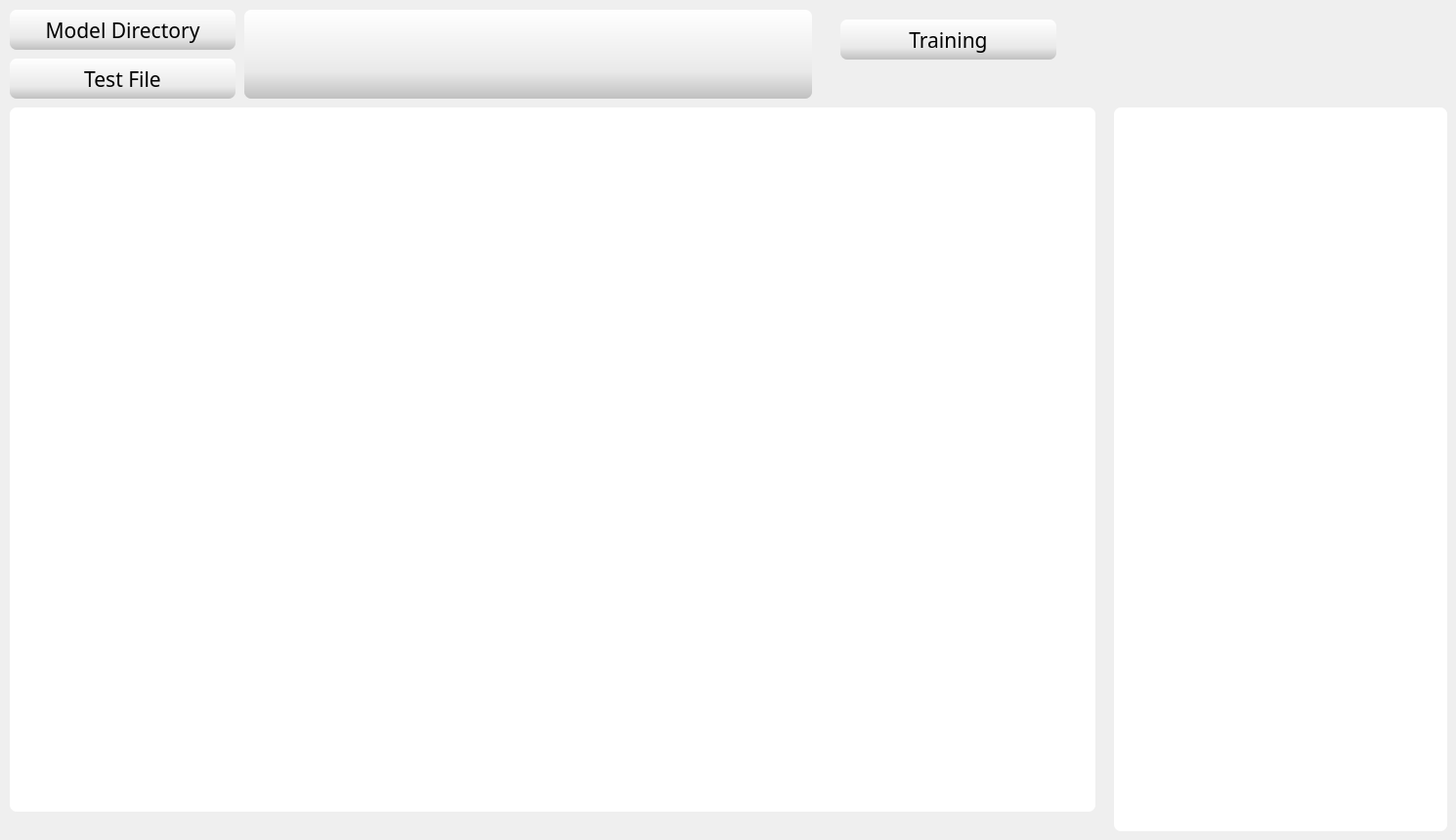
  <widget class="QWidget" name="tab_2">
   <attribute name="title">
    <string>추론</string>
   </attribute>
   <widget class="QToolButton" name="training">
    <property name="geometry">
     <rect>
      <x>860</x>
      <y>20</y>
      <width>221</width>
      <height>41</height>
     </rect>
    </property>
    <property name="font">
     <font>
      <family>Impact</family>
      <pointsize>16</pointsize>
      <weight>50</weight>
      <bold>false</bold>
     </font>
    </property>
    <property name="styleSheet">
     <string notr="true">border-radius:7px; background-color:qlineargradient(spread:pad, x1:1, y1:1, x2:1, y2:0, stop:0 rgba(192, 192, 192, 255), stop:0.301136 rgba(233, 233, 233, 255), stop:1 rgba(255, 255, 255, 255))</string>
    </property>
    <property name="text">
     <string>Training</string>
    </property>
   </widget>
   <widget class="QToolButton" name="test_directory">
    <property name="geometry">
     <rect>
      <x>10</x>
      <y>60</y>
      <width>231</width>
      <height>41</height>
     </rect>
    </property>
    <property name="palette">
     <palette>
      <active>
       <colorrole role="Button">
        <brush brushstyle="LinearGradientPattern">
         <gradient startx="1.000000000000000" starty="1.000000000000000" endx="1.000000000000000" endy="0.000000000000000" type="LinearGradient" spread="PadSpread" coordinatemode="ObjectBoundingMode">
          <gradientstop position="0.000000000000000">
           <color alpha="255">
            <red>192</red>
            <green>192</green>
            <blue>192</blue>
           </color>
          </gradientstop>
          <gradientstop position="0.301136000000000">
           <color alpha="255">
            <red>233</red>
            <green>233</green>
            <blue>233</blue>
           </color>
          </gradientstop>
          <gradientstop position="1.000000000000000">
           <color alpha="255">
            <red>255</red>
            <green>255</green>
            <blue>255</blue>
           </color>
          </gradientstop>
         </gradient>
        </brush>
       </colorrole>
       <colorrole role="Base">
        <brush brushstyle="LinearGradientPattern">
         <gradient startx="1.000000000000000" starty="1.000000000000000" endx="1.000000000000000" endy="0.000000000000000" type="LinearGradient" spread="PadSpread" coordinatemode="ObjectBoundingMode">
          <gradientstop position="0.000000000000000">
           <color alpha="255">
            <red>192</red>
            <green>192</green>
            <blue>192</blue>
           </color>
          </gradientstop>
          <gradientstop position="0.301136000000000">
           <color alpha="255">
            <red>233</red>
            <green>233</green>
            <blue>233</blue>
           </color>
          </gradientstop>
          <gradientstop position="1.000000000000000">
           <color alpha="255">
            <red>255</red>
            <green>255</green>
            <blue>255</blue>
           </color>
          </gradientstop>
         </gradient>
        </brush>
       </colorrole>
       <colorrole role="Window">
        <brush brushstyle="LinearGradientPattern">
         <gradient startx="1.000000000000000" starty="1.000000000000000" endx="1.000000000000000" endy="0.000000000000000" type="LinearGradient" spread="PadSpread" coordinatemode="ObjectBoundingMode">
          <gradientstop position="0.000000000000000">
           <color alpha="255">
            <red>192</red>
            <green>192</green>
            <blue>192</blue>
           </color>
          </gradientstop>
          <gradientstop position="0.301136000000000">
           <color alpha="255">
            <red>233</red>
            <green>233</green>
            <blue>233</blue>
           </color>
          </gradientstop>
          <gradientstop position="1.000000000000000">
           <color alpha="255">
            <red>255</red>
            <green>255</green>
            <blue>255</blue>
           </color>
          </gradientstop>
         </gradient>
        </brush>
       </colorrole>
      </active>
      <inactive>
       <colorrole role="Button">
        <brush brushstyle="LinearGradientPattern">
         <gradient startx="1.000000000000000" starty="1.000000000000000" endx="1.000000000000000" endy="0.000000000000000" type="LinearGradient" spread="PadSpread" coordinatemode="ObjectBoundingMode">
          <gradientstop position="0.000000000000000">
           <color alpha="255">
            <red>192</red>
            <green>192</green>
            <blue>192</blue>
           </color>
          </gradientstop>
          <gradientstop position="0.301136000000000">
           <color alpha="255">
            <red>233</red>
            <green>233</green>
            <blue>233</blue>
           </color>
          </gradientstop>
          <gradientstop position="1.000000000000000">
           <color alpha="255">
            <red>255</red>
            <green>255</green>
            <blue>255</blue>
           </color>
          </gradientstop>
         </gradient>
        </brush>
       </colorrole>
       <colorrole role="Base">
        <brush brushstyle="LinearGradientPattern">
         <gradient startx="1.000000000000000" starty="1.000000000000000" endx="1.000000000000000" endy="0.000000000000000" type="LinearGradient" spread="PadSpread" coordinatemode="ObjectBoundingMode">
          <gradientstop position="0.000000000000000">
           <color alpha="255">
            <red>192</red>
            <green>192</green>
            <blue>192</blue>
           </color>
          </gradientstop>
          <gradientstop position="0.301136000000000">
           <color alpha="255">
            <red>233</red>
            <green>233</green>
            <blue>233</blue>
           </color>
          </gradientstop>
          <gradientstop position="1.000000000000000">
           <color alpha="255">
            <red>255</red>
            <green>255</green>
            <blue>255</blue>
           </color>
          </gradientstop>
         </gradient>
        </brush>
       </colorrole>
       <colorrole role="Window">
        <brush brushstyle="LinearGradientPattern">
         <gradient startx="1.000000000000000" starty="1.000000000000000" endx="1.000000000000000" endy="0.000000000000000" type="LinearGradient" spread="PadSpread" coordinatemode="ObjectBoundingMode">
          <gradientstop position="0.000000000000000">
           <color alpha="255">
            <red>192</red>
            <green>192</green>
            <blue>192</blue>
           </color>
          </gradientstop>
          <gradientstop position="0.301136000000000">
           <color alpha="255">
            <red>233</red>
            <green>233</green>
            <blue>233</blue>
           </color>
          </gradientstop>
          <gradientstop position="1.000000000000000">
           <color alpha="255">
            <red>255</red>
            <green>255</green>
            <blue>255</blue>
           </color>
          </gradientstop>
         </gradient>
        </brush>
       </colorrole>
      </inactive>
      <disabled>
       <colorrole role="Button">
        <brush brushstyle="LinearGradientPattern">
         <gradient startx="1.000000000000000" starty="1.000000000000000" endx="1.000000000000000" endy="0.000000000000000" type="LinearGradient" spread="PadSpread" coordinatemode="ObjectBoundingMode">
          <gradientstop position="0.000000000000000">
           <color alpha="255">
            <red>192</red>
            <green>192</green>
            <blue>192</blue>
           </color>
          </gradientstop>
          <gradientstop position="0.301136000000000">
           <color alpha="255">
            <red>233</red>
            <green>233</green>
            <blue>233</blue>
           </color>
          </gradientstop>
          <gradientstop position="1.000000000000000">
           <color alpha="255">
            <red>255</red>
            <green>255</green>
            <blue>255</blue>
           </color>
          </gradientstop>
         </gradient>
        </brush>
       </colorrole>
       <colorrole role="Base">
        <brush brushstyle="LinearGradientPattern">
         <gradient startx="1.000000000000000" starty="1.000000000000000" endx="1.000000000000000" endy="0.000000000000000" type="LinearGradient" spread="PadSpread" coordinatemode="ObjectBoundingMode">
          <gradientstop position="0.000000000000000">
           <color alpha="255">
            <red>192</red>
            <green>192</green>
            <blue>192</blue>
           </color>
          </gradientstop>
          <gradientstop position="0.301136000000000">
           <color alpha="255">
            <red>233</red>
            <green>233</green>
            <blue>233</blue>
           </color>
          </gradientstop>
          <gradientstop position="1.000000000000000">
           <color alpha="255">
            <red>255</red>
            <green>255</green>
            <blue>255</blue>
           </color>
          </gradientstop>
         </gradient>
        </brush>
       </colorrole>
       <colorrole role="Window">
        <brush brushstyle="LinearGradientPattern">
         <gradient startx="1.000000000000000" starty="1.000000000000000" endx="1.000000000000000" endy="0.000000000000000" type="LinearGradient" spread="PadSpread" coordinatemode="ObjectBoundingMode">
          <gradientstop position="0.000000000000000">
           <color alpha="255">
            <red>192</red>
            <green>192</green>
            <blue>192</blue>
           </color>
          </gradientstop>
          <gradientstop position="0.301136000000000">
           <color alpha="255">
            <red>233</red>
            <green>233</green>
            <blue>233</blue>
           </color>
          </gradientstop>
          <gradientstop position="1.000000000000000">
           <color alpha="255">
            <red>255</red>
            <green>255</green>
            <blue>255</blue>
           </color>
          </gradientstop>
         </gradient>
        </brush>
       </colorrole>
      </disabled>
     </palette>
    </property>
    <property name="font">
     <font>
      <family>Impact</family>
      <pointsize>16</pointsize>
      <weight>50</weight>
      <italic>false</italic>
      <bold>false</bold>
      <underline>false</underline>
     </font>
    </property>
    <property name="styleSheet">
     <string notr="true">border-radius:7px; background-color:qlineargradient(spread:pad, x1:1, y1:1, x2:1, y2:0, stop:0 rgba(192, 192, 192, 255), stop:0.301136 rgba(233, 233, 233, 255), stop:1 rgba(255, 255, 255, 255))</string>
    </property>
    <property name="text">
     <string>Test File</string>
    </property>
    <property name="toolButtonStyle">
     <enum>Qt::ToolButtonIconOnly</enum>
    </property>
   </widget>
   <widget class="QLabel" name="file_dirShow2">
    <property name="geometry">
     <rect>
      <x>250</x>
      <y>10</y>
      <width>581</width>
      <height>91</height>
     </rect>
    </property>
    <property name="font">
     <font>
      <family>Arial Black</family>
      <pointsize>10</pointsize>
      <weight>75</weight>
      <bold>true</bold>
     </font>
    </property>
    <property name="autoFillBackground">
     <bool>false</bool>
    </property>
    <property name="styleSheet">
     <string notr="true">border-radius:7px; background-color:qlineargradient(spread:pad, x1:1, y1:1, x2:1, y2:0, stop:0 rgba(192, 192, 192, 255), stop:0.301136 rgba(233, 233, 233, 255), stop:1 rgba(255, 255, 255, 255))</string>
    </property>
    <property name="text">
     <string/>
    </property>
    <property name="alignment">
     <set>Qt::AlignCenter</set>
    </property>
    <property name="margin">
     <number>0</number>
    </property>
   </widget>
   <widget class="QWidget" name="train_image" native="true">
    <property name="geometry">
     <rect>
      <x>10</x>
      <y>110</y>
      <width>1111</width>
      <height>721</height>
     </rect>
    </property>
    <property name="styleSheet">
     <string notr="true">border-radius:7px; background-color:white;</string>
    </property>
   </widget>
   <widget class="QToolButton" name="model_directory">
    <property name="geometry">
     <rect>
      <x>10</x>
      <y>10</y>
      <width>231</width>
      <height>41</height>
     </rect>
    </property>
    <property name="palette">
     <palette>
      <active>
       <colorrole role="Button">
        <brush brushstyle="LinearGradientPattern">
         <gradient startx="1.000000000000000" starty="1.000000000000000" endx="1.000000000000000" endy="0.000000000000000" type="LinearGradient" spread="PadSpread" coordinatemode="ObjectBoundingMode">
          <gradientstop position="0.000000000000000">
           <color alpha="255">
            <red>192</red>
            <green>192</green>
            <blue>192</blue>
           </color>
          </gradientstop>
          <gradientstop position="0.301136000000000">
           <color alpha="255">
            <red>233</red>
            <green>233</green>
            <blue>233</blue>
           </color>
          </gradientstop>
          <gradientstop position="1.000000000000000">
           <color alpha="255">
            <red>255</red>
            <green>255</green>
            <blue>255</blue>
           </color>
          </gradientstop>
         </gradient>
        </brush>
       </colorrole>
       <colorrole role="Base">
        <brush brushstyle="LinearGradientPattern">
         <gradient startx="1.000000000000000" starty="1.000000000000000" endx="1.000000000000000" endy="0.000000000000000" type="LinearGradient" spread="PadSpread" coordinatemode="ObjectBoundingMode">
          <gradientstop position="0.000000000000000">
           <color alpha="255">
            <red>192</red>
            <green>192</green>
            <blue>192</blue>
           </color>
          </gradientstop>
          <gradientstop position="0.301136000000000">
           <color alpha="255">
            <red>233</red>
            <green>233</green>
            <blue>233</blue>
           </color>
          </gradientstop>
          <gradientstop position="1.000000000000000">
           <color alpha="255">
            <red>255</red>
            <green>255</green>
            <blue>255</blue>
           </color>
          </gradientstop>
         </gradient>
        </brush>
       </colorrole>
       <colorrole role="Window">
        <brush brushstyle="LinearGradientPattern">
         <gradient startx="1.000000000000000" starty="1.000000000000000" endx="1.000000000000000" endy="0.000000000000000" type="LinearGradient" spread="PadSpread" coordinatemode="ObjectBoundingMode">
          <gradientstop position="0.000000000000000">
           <color alpha="255">
            <red>192</red>
            <green>192</green>
            <blue>192</blue>
           </color>
          </gradientstop>
          <gradientstop position="0.301136000000000">
           <color alpha="255">
            <red>233</red>
            <green>233</green>
            <blue>233</blue>
           </color>
          </gradientstop>
          <gradientstop position="1.000000000000000">
           <color alpha="255">
            <red>255</red>
            <green>255</green>
            <blue>255</blue>
           </color>
          </gradientstop>
         </gradient>
        </brush>
       </colorrole>
      </active>
      <inactive>
       <colorrole role="Button">
        <brush brushstyle="LinearGradientPattern">
         <gradient startx="1.000000000000000" starty="1.000000000000000" endx="1.000000000000000" endy="0.000000000000000" type="LinearGradient" spread="PadSpread" coordinatemode="ObjectBoundingMode">
          <gradientstop position="0.000000000000000">
           <color alpha="255">
            <red>192</red>
            <green>192</green>
            <blue>192</blue>
           </color>
          </gradientstop>
          <gradientstop position="0.301136000000000">
           <color alpha="255">
            <red>233</red>
            <green>233</green>
            <blue>233</blue>
           </color>
          </gradientstop>
          <gradientstop position="1.000000000000000">
           <color alpha="255">
            <red>255</red>
            <green>255</green>
            <blue>255</blue>
           </color>
          </gradientstop>
         </gradient>
        </brush>
       </colorrole>
       <colorrole role="Base">
        <brush brushstyle="LinearGradientPattern">
         <gradient startx="1.000000000000000" starty="1.000000000000000" endx="1.000000000000000" endy="0.000000000000000" type="LinearGradient" spread="PadSpread" coordinatemode="ObjectBoundingMode">
          <gradientstop position="0.000000000000000">
           <color alpha="255">
            <red>192</red>
            <green>192</green>
            <blue>192</blue>
           </color>
          </gradientstop>
          <gradientstop position="0.301136000000000">
           <color alpha="255">
            <red>233</red>
            <green>233</green>
            <blue>233</blue>
           </color>
          </gradientstop>
          <gradientstop position="1.000000000000000">
           <color alpha="255">
            <red>255</red>
            <green>255</green>
            <blue>255</blue>
           </color>
          </gradientstop>
         </gradient>
        </brush>
       </colorrole>
       <colorrole role="Window">
        <brush brushstyle="LinearGradientPattern">
         <gradient startx="1.000000000000000" starty="1.000000000000000" endx="1.000000000000000" endy="0.000000000000000" type="LinearGradient" spread="PadSpread" coordinatemode="ObjectBoundingMode">
          <gradientstop position="0.000000000000000">
           <color alpha="255">
            <red>192</red>
            <green>192</green>
            <blue>192</blue>
           </color>
          </gradientstop>
          <gradientstop position="0.301136000000000">
           <color alpha="255">
            <red>233</red>
            <green>233</green>
            <blue>233</blue>
           </color>
          </gradientstop>
          <gradientstop position="1.000000000000000">
           <color alpha="255">
            <red>255</red>
            <green>255</green>
            <blue>255</blue>
           </color>
          </gradientstop>
         </gradient>
        </brush>
       </colorrole>
      </inactive>
      <disabled>
       <colorrole role="Button">
        <brush brushstyle="LinearGradientPattern">
         <gradient startx="1.000000000000000" starty="1.000000000000000" endx="1.000000000000000" endy="0.000000000000000" type="LinearGradient" spread="PadSpread" coordinatemode="ObjectBoundingMode">
          <gradientstop position="0.000000000000000">
           <color alpha="255">
            <red>192</red>
            <green>192</green>
            <blue>192</blue>
           </color>
          </gradientstop>
          <gradientstop position="0.301136000000000">
           <color alpha="255">
            <red>233</red>
            <green>233</green>
            <blue>233</blue>
           </color>
          </gradientstop>
          <gradientstop position="1.000000000000000">
           <color alpha="255">
            <red>255</red>
            <green>255</green>
            <blue>255</blue>
           </color>
          </gradientstop>
         </gradient>
        </brush>
       </colorrole>
       <colorrole role="Base">
        <brush brushstyle="LinearGradientPattern">
         <gradient startx="1.000000000000000" starty="1.000000000000000" endx="1.000000000000000" endy="0.000000000000000" type="LinearGradient" spread="PadSpread" coordinatemode="ObjectBoundingMode">
          <gradientstop position="0.000000000000000">
           <color alpha="255">
            <red>192</red>
            <green>192</green>
            <blue>192</blue>
           </color>
          </gradientstop>
          <gradientstop position="0.301136000000000">
           <color alpha="255">
            <red>233</red>
            <green>233</green>
            <blue>233</blue>
           </color>
          </gradientstop>
          <gradientstop position="1.000000000000000">
           <color alpha="255">
            <red>255</red>
            <green>255</green>
            <blue>255</blue>
           </color>
          </gradientstop>
         </gradient>
        </brush>
       </colorrole>
       <colorrole role="Window">
        <brush brushstyle="LinearGradientPattern">
         <gradient startx="1.000000000000000" starty="1.000000000000000" endx="1.000000000000000" endy="0.000000000000000" type="LinearGradient" spread="PadSpread" coordinatemode="ObjectBoundingMode">
          <gradientstop position="0.000000000000000">
           <color alpha="255">
            <red>192</red>
            <green>192</green>
            <blue>192</blue>
           </color>
          </gradientstop>
          <gradientstop position="0.301136000000000">
           <color alpha="255">
            <red>233</red>
            <green>233</green>
            <blue>233</blue>
           </color>
          </gradientstop>
          <gradientstop position="1.000000000000000">
           <color alpha="255">
            <red>255</red>
            <green>255</green>
            <blue>255</blue>
           </color>
          </gradientstop>
         </gradient>
        </brush>
       </colorrole>
      </disabled>
     </palette>
    </property>
    <property name="font">
     <font>
      <family>Impact</family>
      <pointsize>16</pointsize>
      <weight>50</weight>
      <italic>false</italic>
      <bold>false</bold>
      <underline>false</underline>
     </font>
    </property>
    <property name="styleSheet">
     <string notr="true">border-radius:7px; background-color:qlineargradient(spread:pad, x1:1, y1:1, x2:1, y2:0, stop:0 rgba(192, 192, 192, 255), stop:0.301136 rgba(233, 233, 233, 255), stop:1 rgba(255, 255, 255, 255))</string>
    </property>
    <property name="text">
     <string>Model Directory</string>
    </property>
    <property name="toolButtonStyle">
     <enum>Qt::ToolButtonIconOnly</enum>
    </property>
   </widget>
   <widget class="QTextEdit" name="detection_shell_2">
    <property name="geometry">
     <rect>
      <x>1140</x>
      <y>110</y>
      <width>341</width>
      <height>741</height>
     </rect>
    </property>
    <property name="styleSheet">
     <string notr="true">border-radius:7px; background-color:white</string>
    </property>
   </widget>
  </widget>
